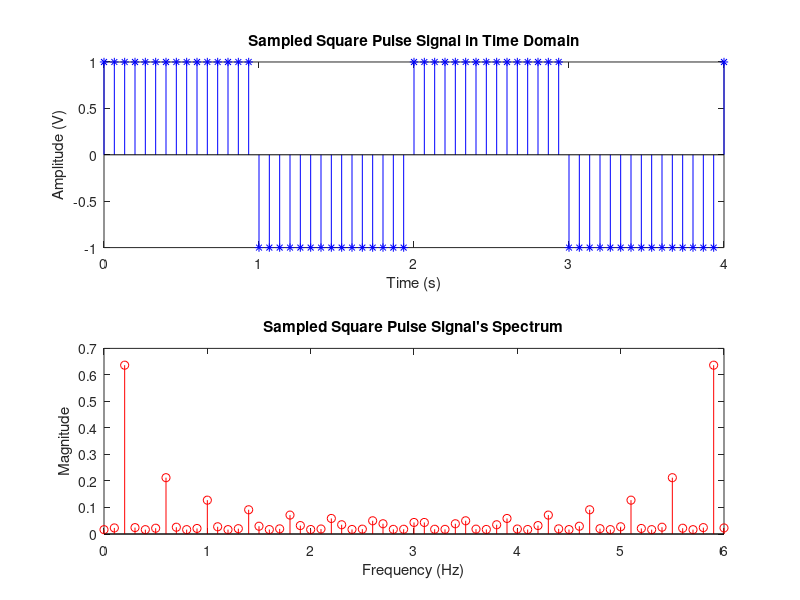

The MATLAB script that drew this image:
% HW2_Morell.m
% Description:  Creates a periodic square pulse signal and derives its
%               frequency domain representation.
% Inputs:       The signal's amplitude, period, duty cycle, sampling
%               frequency, number of samples, and length of signal
% Output:       Plots of the sampled square pulse signal and its spectrum
% Date Written: 1/20/2010
% Date Modified: N/A

clc
clear all

% Define time domain signal parameters
a = 1;      % amplitude (V)
T = 2;      % period (s)
duty = 50;  % duty cycle (%)
fs = 30/T;  % sampling frequency (Hz)
dt = 1/fs;  % time between samples (s)
L = 5*T;    % time length of signal (s)

% Frequency domain signal parameters
df = 1/L;   % frequency step size (Hz)
B = fs;     % bandwidth (Hz)

% Time and frequency vectors
N = 61;     % total number of samples
n = 0:(N-1);% samples
t = n*dt;   % time variable (s)
f = n*df;   % frequency variable (Hz)

% Form square pulse and compute its spectrum
c = a*square(2*pi*t/T, duty);   % square pulse signal
C = fft(c)/N;                   % frequency domain representation of signal

% Plot the square pulse signal and its spectrum
subplot(211); stem(t,c,'b*');
title('Sampled Square Pulse Signal in Time Domain'); 
xlabel('Time (s)'); ylabel('Amplitude (V)');
subplot(212); stem(f,abs(C),'ro');
title('Sampled Square Pulse Signal''s Spectrum'); 
xlabel('Frequency (Hz)'); ylabel('Magnitude');